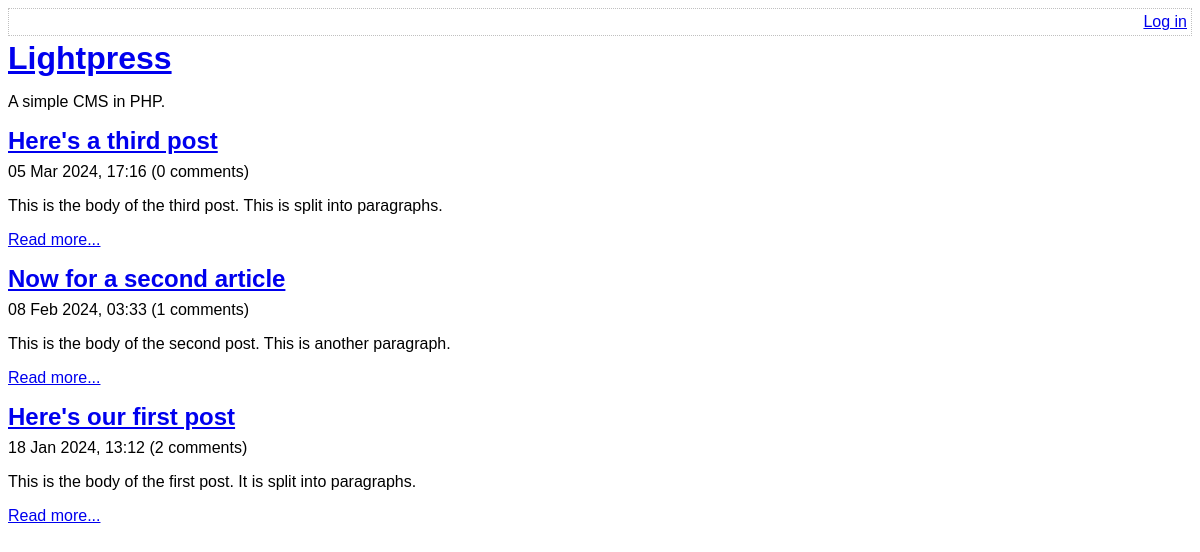
Before: / with the older database file.
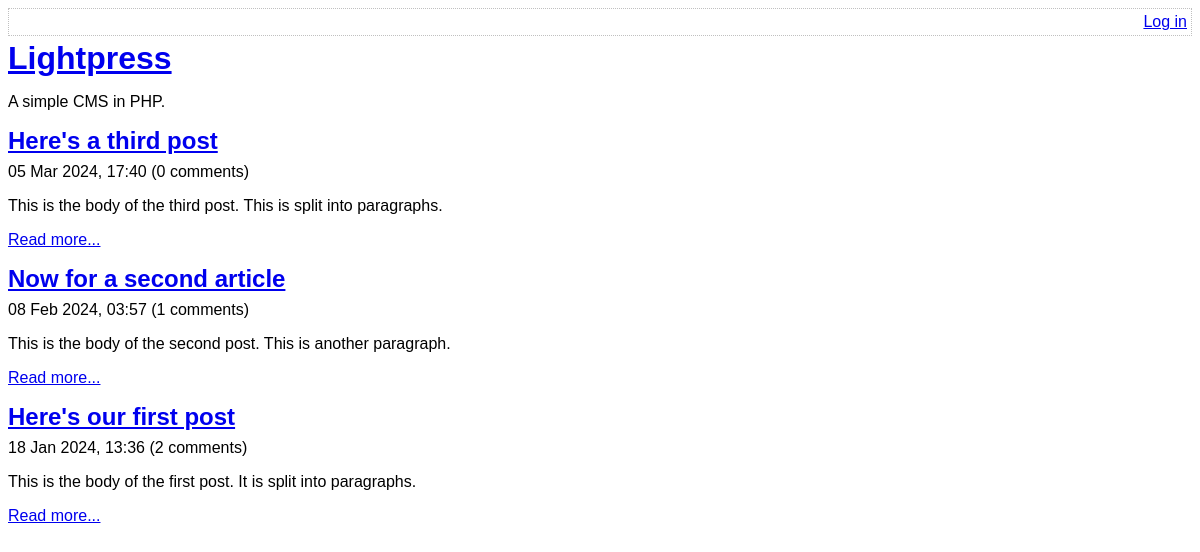
After: the same page with the newer database file.
### tables this page shows
CREATE TABLE post (
    id INTEGER PRIMARY KEY AUTOINCREMENT NOT NULL,
    title VARCHAR NOT NULL,
    body VARCHAR NOT NULL,
    user_id INTEGER NOT NULL,
    created_at VARCHAR NOT NULL,
    updated_at VARCHAR
);

### lib/common.php (called while the page is built, shortened)
<?php
function getRootPath()
{
    return realpath(__DIR__ . '/..');
}
function getDatabasePath()
{
    return getRootPath() . '/data/data.sqlite';
}
function getDsn()
{
    return 'sqlite:' . getDatabasePath();
}
function getPDO()
{
    return new PDO(getDsn());
}
function htmlEscape($html)
{
    return htmlspecialchars($html, ENT_HTML5, 'UTF-8');
}
function convertSqlDate($sqlDate)
{
    $date = DateTime::createFromFormat('Y-m-d H:i:s', $sqlDate);
    return $date->format('d M Y, H:i');
}
function countCommentsForPost($postId)
{
    $pdo = getPDO();
    $sql = "
        SELECT
            COUNT(*) c
        FROM
            comment
        WHERE
            post_id = :post_id
    ";
    $stmt = $pdo->prepare($sql);
    $stmt->execute(
        array('post_id' => $postId, )
    );
    return (int) $stmt->fetchColumn();
}
function isLoggedIn()
{
    return isset($_SESSION['logged_in_username']);
}

### index.php (the view, shortened to what this page needs)
<?php
require_once 'lib/common.php';
$pdo = getPDO();
$statement = $pdo->query(
    'SELECT
        id, title, created_at, body
    FROM
        post
    ORDER BY
        created_at DESC'
);
?>
<!DOCTYPE html>
<html>
    <head>
        <?php require 'templates/head.php' ?>
    </head>
    </head>
    <body>
        <?php require 'templates/title.php' ?>
        <?php while ($row = $statement->fetch(PDO::FETCH_ASSOC)): ?>
            <h2>
               <a href="view-post.php?post_id=<?php echo $row['id'] ?>"><?php echo htmlEscape($row['title']) ?></a>
            </h2>
            <div>
                <?php echo convertSqlDate($row['created_at']) ?>
                (<?php echo countCommentsForPost($row['id']) ?> comments)
            </div>
            <p>
                <?php echo htmlEscape($row['body']) ?>
            </p>
            <p>
                <a
                    href="view-post.php?post_id=<?php echo $row['id'] ?>"
                >Read more...</a>
            </p>
        <?php endwhile ?>
    </body>
</html>

### templates/head.php (shortened to what this page needs)
<link rel="stylesheet" type="text/css" href="assets/main.css" />

### templates/title.php
<div class="top-menu">
    <div class="menu-options">
        <?php if (isLoggedIn()): ?>
            Hello <?php echo htmlEscape(getAuthUser()) ?>.
            <a href="logout.php">Log out</a>
        <?php else: ?>
            <a href="login.php">Log in</a>
        <?php endif ?>
    </div>
</div>
<a href="index.php">
    <h1>Lightpress</h1>
</a>
<p>A simple CMS in PHP.</p>

### assets/main.css (style rules this page uses)
.top-menu { border: 1px dotted silver; min-height: 18px; padding: 4px; margin-bottom: 4px; }
.menu-options { float: right; }
h1, h2, h3 { margin-top: 0; margin-bottom: 8px; }
body { font-family: sans-serif; }

Changed rows visible on the page:
changed post "Here's a third post": created_at "05 Mar 2024, 17:16" → "05 Mar 2024, 17:40"
changed post "Now for a second article": created_at "08 Feb 2024, 03:33" → "08 Feb 2024, 03:57"
changed post "Here's our first post": created_at "18 Jan 2024, 13:12" → "18 Jan 2024, 13:36"
